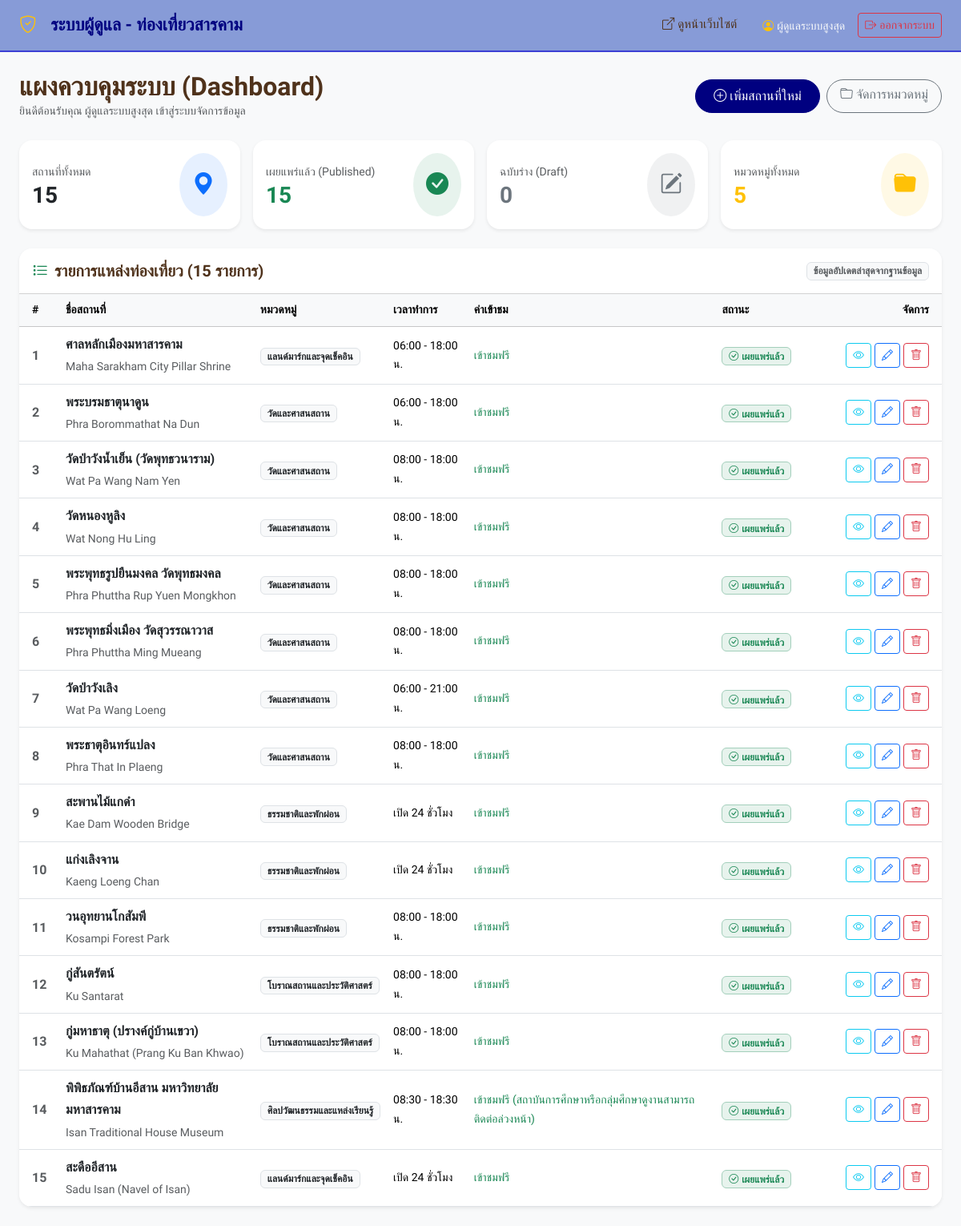
The page /admin/index.php (signed in) on the database its author committed.
### tables this page shows
CREATE TABLE `attractions` (
  `id` INT(11) NOT NULL AUTO_INCREMENT,
  `category_id` INT(11) NOT NULL,
  `name_th` VARCHAR(150) NOT NULL,
  `name_en` VARCHAR(150) DEFAULT NULL,
  `slug` VARCHAR(150) NOT NULL,
  `history` TEXT DEFAULT NULL,
  `highlights` TEXT DEFAULT NULL,
  `opening_time` TIME DEFAULT NULL,
  `closing_time` TIME DEFAULT NULL,
  `is_open_24_hours` TINYINT(1) NOT NULL DEFAULT 0,
  `operating_days` VARCHAR(100) DEFAULT 'เปิดให้บริการทุกวัน',
  `admission_fee` VARCHAR(150) DEFAULT 'ยังไม่มีข้อมูลยืนยัน',
  `image_url` VARCHAR(255) DEFAULT 'assets/images/default.jpg',
  `address` TEXT DEFAULT NULL,
  `travel_info` TEXT DEFAULT 'ยังไม่มีข้อมูลยืนยัน',
  `google_maps_url` TEXT NOT NULL,
  `facilities` TEXT DEFAULT 'ยังไม่มีข้อมูลยืนยัน',
  `nearby_places` TEXT DEFAULT 'ยังไม่มีข้อมูลยืนยัน',
  `visitor_tips` TEXT DEFAULT 'ยังไม่มีข้อมูลยืนยัน',
  `status` ENUM('published', 'draft') NOT NULL DEFAULT 'published',
  `created_at` TIMESTAMP NOT NULL DEFAULT CURRENT_TIMESTAMP,
  `updated_at` TIMESTAMP NOT NULL DEFAULT CURRENT_TIMESTAMP ON UPDATE CURRENT_TIMESTAMP,
  PRIMARY KEY (`id`),
  UNIQUE KEY `slug_unique` (`slug`),
  KEY `fk_attractions_category` (`category_id`),
  CONSTRAINT `fk_attractions_category` FOREIGN KEY (`category_id`) REFERENCES `categories` (`id`) ON UPDATE CASCADE ON DELETE RESTRICT
);

CREATE TABLE `categories` (
  `id` INT(11) NOT NULL AUTO_INCREMENT,
  `name` VARCHAR(100) NOT NULL,
  `slug` VARCHAR(100) NOT NULL,
  `description` TEXT DEFAULT NULL,
  `icon` VARCHAR(50) DEFAULT 'bi-geo-alt',
  `created_at` TIMESTAMP NOT NULL DEFAULT CURRENT_TIMESTAMP,
  PRIMARY KEY (`id`),
  UNIQUE KEY `slug_unique` (`slug`)
);

### includes/functions.php (called while the page is built, shortened)
<?php
if (!function_exists('e')) {
    function e($string) {
        return htmlspecialchars((string)$string, ENT_QUOTES, 'UTF-8');
    }
}
if (!function_exists('format_time_range')) {
    function format_time_range($open, $close, $is_24_hours) {
        if ($is_24_hours) {
            return 'เปิด 24 ชั่วโมง';
        }
        return date('H:i', strtotime($open)) . ' - ' . date('H:i', strtotime($close)) . ' น.';
    }
}
?>

### admin/index.php (the view, shortened to what this page needs)
<?php
require_once __DIR__ . '/../config/db.php';
require_once __DIR__ . '/../includes/functions.php';
try {
    $total_attr = $pdo->query("SELECT COUNT(*) FROM attractions")->fetchColumn();
    $published_attr = $pdo->query("SELECT COUNT(*) FROM attractions WHERE status = 'published'")->fetchColumn();
    $draft_attr = $pdo->query("SELECT COUNT(*) FROM attractions WHERE status = 'draft'")->fetchColumn();
    $total_cat = $pdo->query("SELECT COUNT(*) FROM categories")->fetchColumn();
    $recent_stmt = $pdo->query("
        SELECT a.*, c.name as category_name
        FROM attractions a
        JOIN categories c ON a.category_id = c.id
        ORDER BY a.id ASC
    ");
    $attractions = $recent_stmt->fetchAll();
} catch (PDOException $e) {
    die("Database Error: " . $e->getMessage());
}
?>
<!DOCTYPE html>
<html lang="th">
<head>
    <link href="https://cdn.jsdelivr.net/npm/bootstrap@5.3.3/dist/css/bootstrap.min.css" rel="stylesheet">
    <link href="https://cdn.jsdelivr.net/npm/bootstrap-icons@1.11.3/font/bootstrap-icons.min.css" rel="stylesheet">
    <link rel="stylesheet" href="../assets/css/style.css">
</head>
<body class="bg-light">
<nav class="navbar navbar-expand-lg admin-nav navbar-dark sticky-top">
    <div class="container-fluid px-4">
        <a class="navbar-brand font-prompt fw-bold text-white" href="index.php">
            <i class="bi bi-shield-check text-warning me-2"></i>ระบบผู้ดูแล - ท่องเที่ยวสารคาม
        </a>
        <div class="collapse navbar-collapse" id="adminNavbar">
            <ul class="navbar-nav ms-auto align-items-center gap-3">
                <li class="nav-item">
                    <a class="nav-link text-white-50" href="../index.php" target="_blank">
                        <i class="bi bi-box-arrow-up-right me-1"></i>ดูหน้าเว็บไซต์
                    </a>
                </li>
                <li class="nav-item dropdown">
                    <span class="text-light small">
                        <i class="bi bi-person-circle me-1 text-warning"></i><?= e($_SESSION['admin_fullname']) ?>
                    </span>
                </li>
                <li class="nav-item">
                    <a class="btn btn-sm btn-outline-danger" href="logout.php">
                        <i class="bi bi-box-arrow-right me-1"></i>ออกจากระบบ
                    </a>
                </li>
            </ul>
        </div>
    </div>
</nav>
<div class="container-fluid px-4 py-4">
    <div class="d-flex justify-content-between align-items-center mb-4 flex-wrap gap-2">
        <div>
            <h2 class="font-prompt fw-bold mb-0">แผงควบคุมระบบ (Dashboard)</h2>
            <p class="text-muted small mb-0">ยินดีต้อนรับคุณ <?= e($_SESSION['admin_fullname']) ?> เข้าสู่ระบบจัดการข้อมูล</p>
        </div>
        <div class="d-flex gap-2">
            <a href="attraction_form.php" class="btn btn-primary-custom">
                <i class="bi bi-plus-circle me-1"></i>เพิ่มสถานที่ใหม่
            </a>
            <a href="categories.php" class="btn btn-outline-secondary rounded-pill px-3">
                <i class="bi bi-folder me-1"></i>จัดการหมวดหมู่
            </a>
        </div>
    </div>
    <div class="row g-3 mb-4">
        <div class="col-xl-3 col-md-6">
            <div class="card stat-card border-0 shadow-sm p-3 bg-white">
                <div class="d-flex justify-content-between align-items-center">
                    <div>
                        <span class="text-muted small">สถานที่ทั้งหมด</span>
                        <h3 class="fw-bold mb-0 text-dark"><?= e($total_attr) ?></h3>
                    </div>
                    <div class="rounded-circle bg-primary bg-opacity-10 text-primary p-3">
                        <i class="bi bi-geo-alt-fill fs-3"></i>
                    </div>
                </div>
            </div>
        </div>
        <div class="col-xl-3 col-md-6">
            <div class="card stat-card border-0 shadow-sm p-3 bg-white">
                <div class="d-flex justify-content-between align-items-center">
                    <div>
                        <span class="text-muted small">เผยแพร่แล้ว (Published)</span>
                        <h3 class="fw-bold mb-0 text-success"><?= e($published_attr) ?></h3>
                    </div>
                    <div class="rounded-circle bg-success bg-opacity-10 text-success p-3">
                        <i class="bi bi-check-circle-fill fs-3"></i>
                    </div>
                </div>
            </div>
        </div>
        <div class="col-xl-3 col-md-6">
            <div class="card stat-card border-0 shadow-sm p-3 bg-white">
                <div class="d-flex justify-content-between align-items-center">
                    <div>
                        <span class="text-muted small">ฉบับร่าง (Draft)</span>
                        <h3 class="fw-bold mb-0 text-secondary"><?= e($draft_attr) ?></h3>
                    </div>
                    <div class="rounded-circle bg-secondary bg-opacity-10 text-secondary p-3">
                        <i class="bi bi-pencil-square fs-3"></i>
                    </div>
                </div>
            </div>
        </div>
        <div class="col-xl-3 col-md-6">
            <div class="card stat-card border-0 shadow-sm p-3 bg-white">
                <div class="d-flex justify-content-between align-items-center">
                    <div>
                        <span class="text-muted small">หมวดหมู่ทั้งหมด</span>
                        <h3 class="fw-bold mb-0 text-warning"><?= e($total_cat) ?></h3>
                    </div>
                    <div class="rounded-circle bg-warning bg-opacity-10 text-warning p-3">
                        <i class="bi bi-folder-fill fs-3"></i>
                    </div>
                </div>
            </div>
        </div>
    </div>
    <div class="card border-0 shadow-sm rounded-4 overflow-hidden">
        <div class="card-header bg-white p-3 d-flex justify-content-between align-items-center">
            <h5 class="fw-bold mb-0 font-prompt">
                <i class="bi bi-list-task me-2 text-success"></i>รายการแหล่งท่องเที่ยว (<?= count($attractions) ?> รายการ)
            </h5>
            <span class="badge bg-light text-muted border">ข้อมูลอัปเดตล่าสุดจากฐานข้อมูล</span>
        </div>
        <div class="table-responsive">
            <table class="table table-hover align-middle mb-0">
                <thead class="table-light small">
                    <tr>
                        <th class="ps-3" style="width: 50px;">#</th>
                        <th>ชื่อสถานที่</th>
                        <th>หมวดหมู่</th>
                        <th>เวลาทำการ</th>
                        <th>ค่าเข้าชม</th>
                        <th>สถานะ</th>
                        <th class="text-end pe-3" style="width: 180px;">จัดการ</th>
                    </tr>
                </thead>
                <tbody>
                    <?php foreach ($attractions as $item): ?>
                        <tr>
                            <td class="ps-3 fw-bold text-muted"><?= e($item['id']) ?></td>
                            <td>
                                <div class="fw-bold text-dark"><?= e($item['name_th']) ?></div>
                                <small class="text-muted"><?= e($item['name_en'] ?? '') ?></small>
                            </td>
                            <td>
                                <span class="badge bg-light text-dark border"><?= e($item['category_name']) ?></span>
                            </td>
                            <td class="small">
                                <?= format_time_range($item['opening_time'], $item['closing_time'], $item['is_open_24_hours']) ?>
                            </td>
                            <td class="small text-success fw-medium">
                                <?= e($item['admission_fee']) ?>
                            </td>
                            <td>
                                <?php if ($item['status'] === 'published'): ?>
                                    <span class="badge bg-success bg-opacity-10 text-success border border-success-subtle">
                                        <i class="bi bi-check-circle me-1"></i>เผยแพร่แล้ว
                                    </span>
                                <?php else: ?>
                                    <span class="badge bg-secondary bg-opacity-10 text-secondary border">
                                        <i class="bi bi-dash-circle me-1"></i>ฉบับร่าง
                                    </span>
                                <?php endif; ?>
                            </td>
                            <td class="text-end pe-3">
                                <a href="../attraction-detail.php?id=<?= e($item['id']) ?>" target="_blank" class="btn btn-sm btn-outline-info" title="ดูหน้าเว็บ">
                                    <i class="bi bi-eye"></i>
                                </a>
                                <a href="attraction_form.php?id=<?= e($item['id']) ?>" class="btn btn-sm btn-outline-primary" title="แก้ไข">
                                    <i class="bi bi-pencil"></i>
                                </a>
                                <form action="attraction_delete.php" method="POST" class="d-inline" onsubmit="return confirm('คุณแน่ใจหรือไม่ว่าต้องการลบสถานที่ \'<?= e(addslashes($item['name_th'])) ?>\' ?');">
                                    <button type="submit" class="btn btn-sm btn-outline-danger" title="ลบ">
                                        <i class="bi bi-trash"></i>
                                    </button>
                                </form>
                            </td>
                        </tr>
                    <?php endforeach; ?>
                </tbody>
            </table>
        </div>
    </div>
</div>
</body>
</html>

### assets/css/style.css (style rules this page uses)
:root { --primary-color: #000080; --primary-hover: #4169E1; --secondary-color: #4f321b; --accent-gold: #d49a3d; --accent-brick: #b85d19; --bg-cream: #faf7f2; --bg-white: #ffffff; --text-dark: #2c2523; --text-muted: #6c6460; --border-color: #e9e2d7; --card-shadow: 0 8px 24px rgba(74, 53, 37, 0.08); --card-hover-shadow: 0 16px 36px rgba(74, 53, 37, 0.15); }
body { font-family: 'Sarabun', -apple-system, BlinkMacSystemFont, 'Segoe UI', Roboto, sans-serif; background-color: var(--bg-cream); color: var(--text-dark); line-height: 1.7; min-height: 100vh; display: flex; flex-direction: column; }
h1, h2, h3, h4, h5, h6, .font-prompt { font-family: 'Prompt', sans-serif; font-weight: 600; color: var(--secondary-color); }
.navbar-brand { font-family: 'Prompt', sans-serif; font-weight: 700; color: var(--primary-color) !important; font-size: 1.35rem; display: flex; align-items: center; gap: 0.6rem; }
.nav-link { font-family: 'Prompt', sans-serif; font-size: 0.95rem; font-weight: 500; color: var(--secondary-color) !important; padding: 0.5rem 1rem !important; border-radius: 8px; transition: all 0.2s ease; }
.btn-primary-custom { background-color: var(--primary-color); border-color: var(--primary-color); color: #fff; font-family: 'Prompt', sans-serif; border-radius: 30px; padding: 0.5rem 1.4rem; font-weight: 500; transition: all 0.25s ease; }

### admin/index.php (style rules this page uses)
.admin-nav { background-color: #879bd7 !important; border-bottom: 2px solid #3d40d4; }
.stat-card { border-radius: 1rem; transition: transform 0.2s; }

### rows shown on the page
attractions: id "1", name_th "ศาลหลักเมืองมหาสารคาม", name_en "Maha Sarakham City Pillar Shrine", category.name "แลนด์มาร์กและจุดเช็คอิน", opening_time+closing_time+is_open_24_hours "06:00 - 18:00 น.", admission_fee "เข้าชมฟรี", status "published" (drawn)
attractions: id "2", name_th "พระบรมธาตุนาดูน", name_en "Phra Borommathat Na Dun", category.name "วัดและศาสนสถาน", opening_time+closing_time+is_open_24_hours "06:00 - 18:00 น.", admission_fee "เข้าชมฟรี", status "published" (drawn)
attractions: id "3", name_th "วัดป่าวังน้ำเย็น (วัดพุทธวนาราม)", name_en "Wat Pa Wang Nam Yen", category.name "วัดและศาสนสถาน", opening_time+closing_time+is_open_24_hours "08:00 - 18:00 น.", admission_fee "เข้าชมฟรี", status "published" (drawn)
attractions: id "4", name_th "วัดหนองหูลิง", name_en "Wat Nong Hu Ling", category.name "วัดและศาสนสถาน", opening_time+closing_time+is_open_24_hours "08:00 - 18:00 น.", admission_fee "เข้าชมฟรี", status "published" (drawn)
attractions: id "5", name_th "พระพุทธรูปยืนมงคล วัดพุทธมงคล", name_en "Phra Phuttha Rup Yuen Mongkhon", category.name "วัดและศาสนสถาน", opening_time+closing_time+is_open_24_hours "08:00 - 18:00 น.", admission_fee "เข้าชมฟรี", status "published" (drawn)
attractions: id "6", name_th "พระพุทธมิ่งเมือง วัดสุวรรณาวาส", name_en "Phra Phuttha Ming Mueang", category.name "วัดและศาสนสถาน", opening_time+closing_time+is_open_24_hours "08:00 - 18:00 น.", admission_fee "เข้าชมฟรี", status "published" (drawn)
attractions: id "7", name_th "วัดป่าวังเลิง", name_en "Wat Pa Wang Loeng", category.name "วัดและศาสนสถาน", opening_time+closing_time+is_open_24_hours "06:00 - 21:00 น.", admission_fee "เข้าชมฟรี", status "published" (drawn)
attractions: id "8", name_th "พระธาตุอินทร์แปลง", name_en "Phra That In Plaeng", category.name "วัดและศาสนสถาน", opening_time+closing_time+is_open_24_hours "08:00 - 18:00 น.", admission_fee "เข้าชมฟรี", status "published" (drawn)
attractions: id "9", name_th "สะพานไม้แกดำ", name_en "Kae Dam Wooden Bridge", category.name "ธรรมชาติและพักผ่อน", opening_time+closing_time+is_open_24_hours "เปิด 24 ชั่วโมง", admission_fee "เข้าชมฟรี", status "published" (drawn)
attractions: id "10", name_th "แก่งเลิงจาน", name_en "Kaeng Loeng Chan", category.name "ธรรมชาติและพักผ่อน", opening_time+closing_time+is_open_24_hours "เปิด 24 ชั่วโมง", admission_fee "เข้าชมฟรี", status "published" (drawn)
attractions: id "11", name_th "วนอุทยานโกสัมพี", name_en "Kosampi Forest Park", category.name "ธรรมชาติและพักผ่อน", opening_time+closing_time+is_open_24_hours "08:00 - 18:00 น.", admission_fee "เข้าชมฟรี", status "published" (drawn)
attractions: id "12", name_th "กู่สันตรัตน์", name_en "Ku Santarat", category.name "โบราณสถานและประวัติศาสตร์", opening_time+closing_time+is_open_24_hours "08:00 - 18:00 น.", admission_fee "เข้าชมฟรี", status "published" (drawn)
attractions: id "13", name_th "กู่มหาธาตุ (ปรางค์กู่บ้านเขวา)", name_en "Ku Mahathat (Prang Ku Ban Khwao)", category.name "โบราณสถานและประวัติศาสตร์", opening_time+closing_time+is_open_24_hours "08:00 - 18:00 น.", admission_fee "เข้าชมฟรี", status "published" (drawn)
attractions: id "14", name_th "พิพิธภัณฑ์บ้านอีสาน มหาวิทยาลัยมหาสารคาม", name_en "Isan Traditional House Museum", category.name "ศิลปวัฒนธรรมและแหล่งเรียนรู้", opening_time+closing_time+is_open_24_hours "08:30 - 18:30 น.", admission_fee "เข้าชมฟรี (สถาบันการศึกษาหรือกลุ่มศึกษาดูงานสามารถติดต่อล่วงหน้า)", status "published" (drawn)
attractions: id "15", name_th "สะดืออีสาน", name_en "Sadu Isan (Navel of Isan)", category.name "แลนด์มาร์กและจุดเช็คอิน", opening_time+closing_time+is_open_24_hours "เปิด 24 ชั่วโมง", admission_fee "เข้าชมฟรี", status "published" (drawn)

### other values the page prints
$_SESSION['admin_fullname'] "ผู้ดูแลระบบสูงสุด"
$total_attr "15"
$published_attr "15"
$draft_attr "0"
$total_cat "5"
count($attractions) "15"
